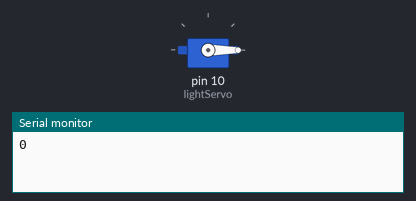
Recording of a sketch running on a simulated Arduino Uno, built with avr-gcc and run on an emulated ATmega328P. On the bench: servo, the last lines printed to the serial monitor.

Above: at 0.05 s.
At 1.5 s:
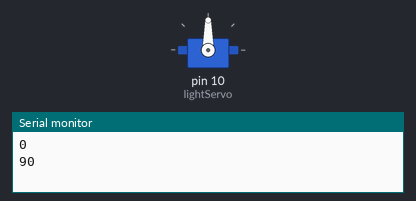
At 3.0 s:
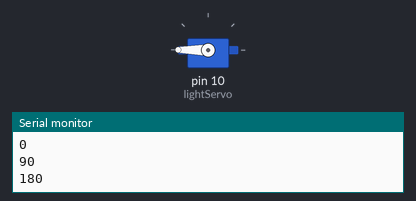
Timing chart, 0 to 6.9 s (numbered marks = the images above):
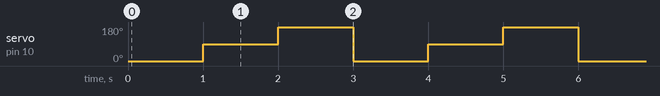

Measured:
- by itself, servo on pin 10 (lightServo): repeats every 3.0 s: 180° 1.0 s, 0° 1.0 s, 90° 1.0 s

The sketch:

servoTest.ino
```cpp
#include <Servo.h>

Servo lightServo;

void setup() {
  // put your setup code here, to run once:
  lightServo.attach(10);
  lightServo.write(0);
  Serial.begin(9600);
}

void loop() {
  // put your main code here, to run repeatedly:

  Serial.println("0");
  lightServo.write(0);
  delay(1000);
  Serial.println("90");
  lightServo.write(90);
  delay(1000);
  Serial.println("180");
  lightServo.write(180);
  delay(1000);

}
```
